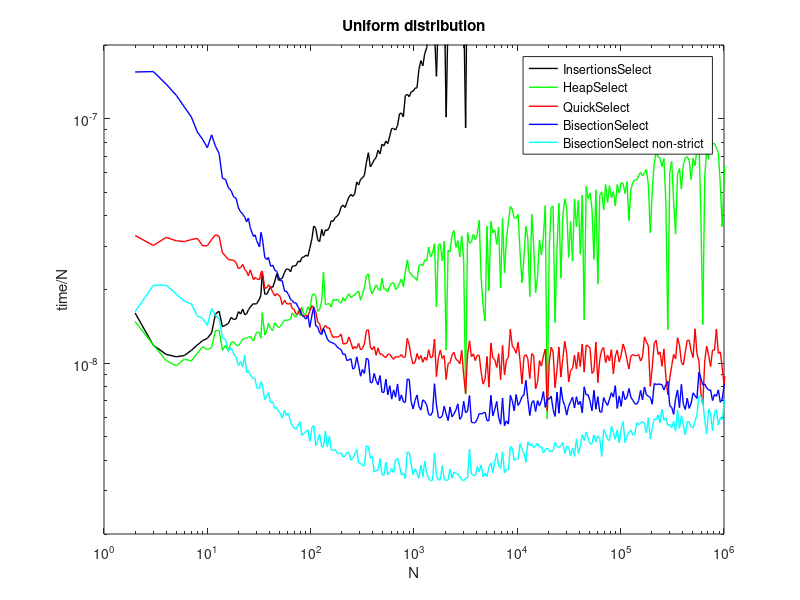
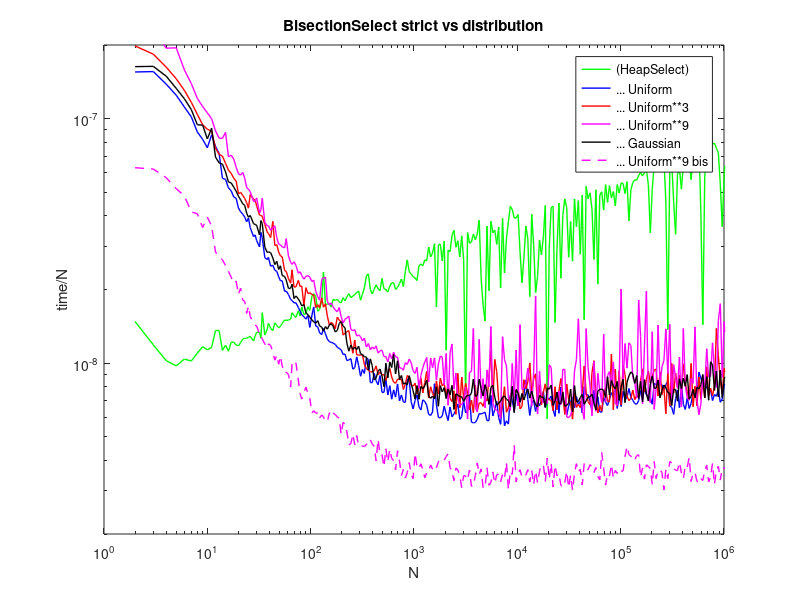
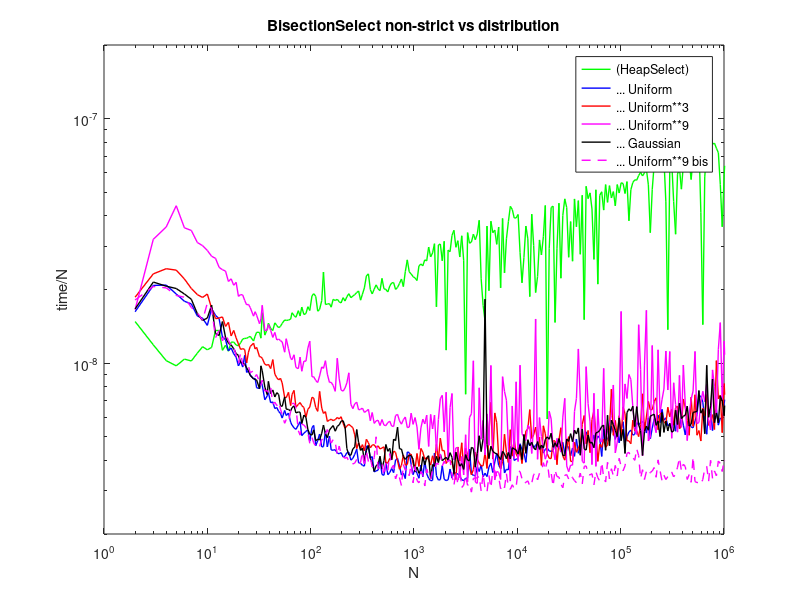
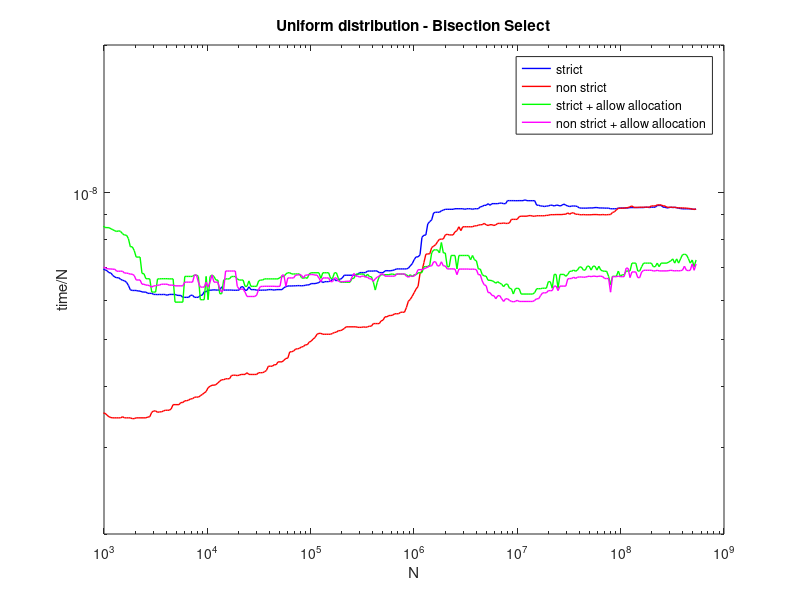

The MATLAB source for these figures, in order:
a = dlmread("sortselect_test_files/test1.txt");

ntest = sum(a(:,1) == 1)
np = size(a,1) / ntest

b = reshape(a,ntest,np,[]);

nbel = b(:,1,2);
insertselect = b(:,:,3);
heapselect   = b(:,:,4);
quickselectR = b(:,:,5);
bisection00  = b(:,:,6);
bisection10  = b(:,:,7);

set(0, 'DefaultLineLineWidth', 1);

h = figure(11)
loglog  (nbel,insertselect(:,1),'k', ...
         nbel,heapselect(:,1),  'g', ...
         nbel,quickselectR(:,1),'r', ...
         nbel,bisection00(:,1), 'b', ...
         nbel,bisection10(:,1), 'c')
axis([1 1e6 2e-9 2e-7]);
xlabel('N'); ylabel("time/N"); title("Uniform distribution");
legend('InsertionsSelect','HeapSelect','QuickSelect','BisectionSelect','BisectionSelect non-strict') 
saveas(h,'sortselect_test_files/fig11.png','png')

h = figure(12)
loglog  (nbel,heapselect(:,1),  'g', ...
         nbel,bisection00(:,1), 'b', ...
         nbel,bisection00(:,2), 'r', ...
         nbel,bisection00(:,3), 'm', ...
         nbel,bisection00(:,4), 'k', ...
         nbel,bisection00(:,5), 'm--')
axis([1 1e6 2e-9 2e-7]);
xlabel('N'); ylabel("time/N"); title("BisectionSelect strict vs distribution");
legend('(HeapSelect)','... Uniform','... Uniform**3','... Uniform**9','... Gaussian','... Uniform**9 bis') 
saveas(h,'sortselect_test_files/fig12.png','png')

h = figure(13)
loglog  (nbel,heapselect(:,1),  'g', ...
         nbel,bisection10(:,1), 'b', ...
         nbel,bisection10(:,2), 'r', ...
         nbel,bisection10(:,3), 'm', ...
         nbel,bisection10(:,4), 'k', ...
         nbel,bisection10(:,5), 'm--')
axis([1 1e6 2e-9 2e-7]);
xlabel('N'); ylabel("time/N"); title("BisectionSelect non-strict vs distribution");
legend('(HeapSelect)','... Uniform','... Uniform**3','... Uniform**9','... Gaussian','... Uniform**9 bis') 
saveas(h,'sortselect_test_files/fig13.png','png')





a = dlmread("sortselect_test_files/test2.txt");

ntest = sum(a(:,1) == 1)
np = size(a,1) / ntest

b = reshape(a,ntest,np,[]);

nbel = b(:,1,2);
quickselect = movmedian(b(:,:,3),31,1);
bisection00 = movmedian(b(:,:,4),31,1);
bisection10 = movmedian(b(:,:,5),31,1);
bisection01 = movmedian(b(:,:,6),31,1);
bisection11 = movmedian(b(:,:,7),31,1);

set(0, 'DefaultLineLineWidth', 1);

h = figure(21)
loglog  (nbel,bisection00(:,1),'b', ...
         nbel,bisection10(:,1),'r', ...
         nbel,bisection01(:,1),'g', ...
         nbel,bisection11(:,1),'m')
axis([1e3 1e9 2e-9 2e-8]);
xlabel('N'); ylabel("time/N"); title("Uniform distribution - Bisection Select");
legend('strict','non strict','strict + allow allocation','non strict + allow allocation') 
saveas(h,'sortselect_test_files/fig21.png','png')

h = figure(22)
loglog  (nbel,quickselect(:,1),'r', ...
         nbel,bisection00(:,1),'b')
axis([1e3 1e9 2e-9 2e-8]);
xlabel('N'); ylabel("time/N"); title("Uniform distribution");
legend('Quickselect','Bisection Select strict') 
saveas(h,'sortselect_test_files/fig22.png','png')

h = figure(23)
loglog  (nbel,bisection00(:,1),'b', ...
         nbel,bisection00(:,2),'r', ...
         nbel,bisection00(:,3),'m', ...
         nbel,bisection00(:,4),'k', ...
         nbel,bisection00(:,5),'m--')
axis([1e3 1e9 2e-9 2e-8]);
xlabel('N'); ylabel("time/N"); title("Bisection Select strict versus distribution");
legend('Uniform','Uniform**3','Uniform**9','Gaussian','uniform**9 bis') 
saveas(h,'sortselect_test_files/fig23.png','png')

h = figure(24)
loglog  (nbel,quickselect(:,4),'r', ...
         nbel,bisection01(:,4),'b')
axis([1e3 1e9 2e-9 2e-8]);
xlabel('N'); ylabel("time/N"); title("Gaussian distribution");
legend('Quickselect','Bisection Select strict + allow allocation)') 
saveas(h,'sortselect_test_files/fig24.png','png')







a = dlmread("sortselect_test_files/test3.txt");

ntest = sum(a(:,1) == 1)
np = size(a,1) / ntest

b = reshape(a,ntest,np,[]);

nbel = b(:,1,2);
insertsort = b(:,:,3);
heapsort   = b(:,:,4);
quicksortR = b(:,:,5);
quicksortM = b(:,:,6);
quicksortT = b(:,:,7);

set(0, 'DefaultLineLineWidth', 1);

h = figure(31)
loglog  (nbel,insertsort(:,1),'k', ...
         nbel,heapsort(:,1),  'g', ...
         nbel,quicksortR(:,1),'r', ...
         nbel,quicksortM(:,1),'m', ...
         nbel,quicksortT(:,1),'c')
axis([1 1e6 1e-8 1e-6]);
xlabel('N'); ylabel("time/N"); title("Uniform distribution");
legend('InsertionsSort','HeapSort','QuickSort-R','QuickSort-M','QuickSort-T') 
saveas(h,'sortselect_test_files/fig31.png','png')





a = dlmread("sortselect_test_files/test4.txt");

ntest = sum(a(:,1) == 1)
np = size(a,1) / ntest

b = reshape(a,ntest,np,[]);

nbel = b(:,1,2);
insertsort = b(:,:,3);
heapsort   = b(:,:,4);
quicksortR = b(:,:,5);
quicksortM = b(:,:,6);
quicksortT = b(:,:,7);

set(0, 'DefaultLineLineWidth', 1);

h = figure(41)
loglog  (nbel,insertsort(:,1),'k', ...
         nbel,heapsort(:,1),  'g', ...
         nbel,quicksortR(:,1),'r', ...
         nbel,quicksortM(:,1),'m', ...
         nbel,quicksortT(:,1),'c')
axis([1e2 1e8 1e-8 1e-6]);
xlabel('N'); ylabel("time/N"); title("Uniform distribution");
legend('InsertionsSort','HeapSort','QuickSort-R','QuickSort-M','QuickSort-T',"location",'northwest') 
saveas(h,'sortselect_test_files/fig41.png','png')
